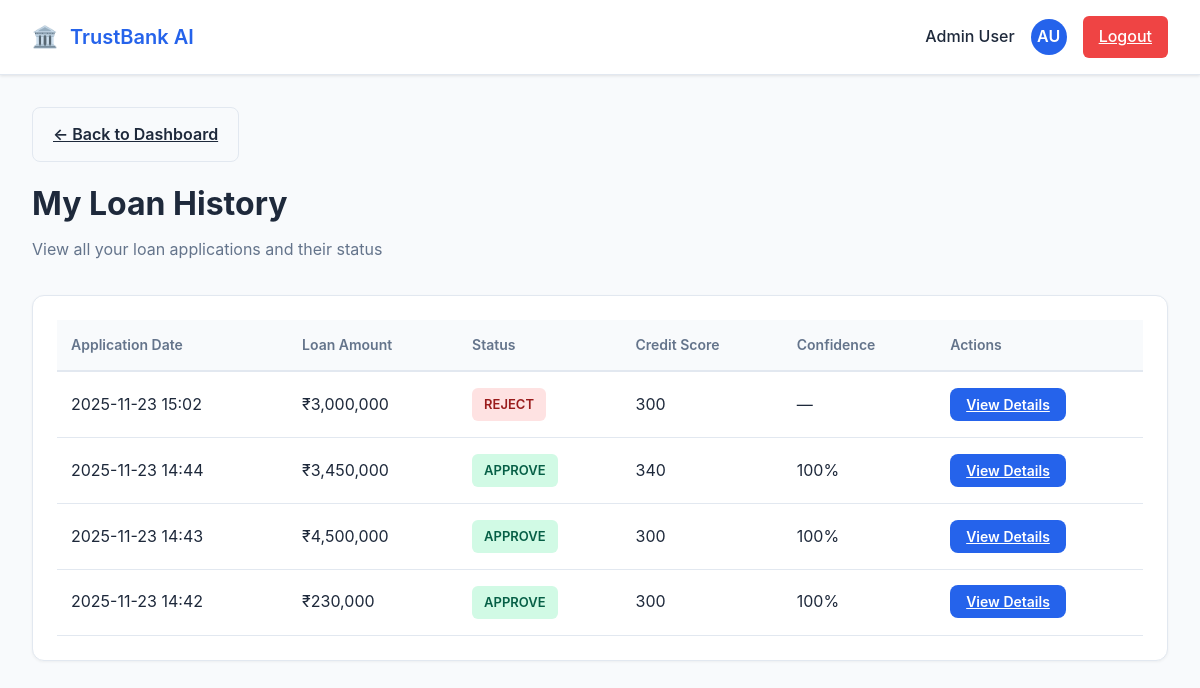
The page /loan-history (signed in) on the database its author committed.
### models.py (models this page shows, shortened)
class User(db.Model):
    id = db.Column(db.Integer, primary_key=True)
    name = db.Column(db.String(100), nullable=False)
    email = db.Column(db.String(120), unique=True, nullable=False)
    password_hash = db.Column(db.String(128))
    is_admin = db.Column(db.Boolean, default=False)
    loans = db.relationship('LoanApplication', backref='user', lazy=True)

class LoanApplication(db.Model):
    id = db.Column(db.Integer, primary_key=True)
    user_id = db.Column(db.Integer, db.ForeignKey('user.id'), nullable=False)
    amount = db.Column(db.Float, nullable=False)
    income = db.Column(db.Float, nullable=False)
    credit_score = db.Column(db.Integer, nullable=False)
    employment_years = db.Column(db.Float, nullable=False)
    debt_to_income = db.Column(db.Float, nullable=False)
    model_decision = db.Column(db.String(50))
    model_confidence = db.Column(db.Float)
    human_override = db.Column(db.String(50))
    explanation = db.Column(db.Text, nullable=True)  # Store rejection reasons or approval notes
    submitted_at = db.Column(db.DateTime, default=datetime.utcnow)

### app.py (the view)
@app.route('/loan-history')
def loan_history():
    if 'user_id' not in session:
        return redirect(url_for('login'))
    user = User.query.get(session['user_id'])
    if not user:
        return redirect(url_for('login'))
    loans = LoanApplication.query.filter_by(user_id=user.id).order_by(LoanApplication.submitted_at.desc()).all()
    return render_template('loan_history.html', user=user, loans=loans)

### app.py (called while the page is built)
@app.template_filter('initials')
def initials_filter(name):
    if not name:
        return 'U'
    parts = name.strip().split()
    if len(parts) >= 2:
        return (parts[0][0] + parts[-1][0]).upper()
    return name[:2].upper() if len(name) >= 2 else name[0].upper()

### templates/loan_history.html (shortened to what this page needs)
<!DOCTYPE html>
<html lang="en">
<head>
    <link rel="stylesheet" href="{{ url_for('static', filename='style.css') }}">
</head>
<body>
    <div class="header">
        <div class="header-content">
            <div class="logo">
                <span class="logo-icon">🏛️</span>
                <span>TrustBank AI</span>
            </div>
            <div class="user-info">
                <span class="user-name">{{ user.name }}</span>
                <div class="user-avatar">{{ user.name|initials }}</div>
                <a href="{{ url_for('logout') }}" class="btn-logout">Logout</a>
            </div>
        </div>
    </div>
    <div class="container">
        <a href="{{ url_for('dashboard') }}" class="btn btn-secondary" style="margin-bottom: 1rem; display: inline-block;">← Back to Dashboard</a>
        <h1 class="page-title">My Loan History</h1>
        <p class="page-subtitle">View all your loan applications and their status</p>
        {% if loans %}
        <div class="card">
            <table class="table">
                <thead>
                    <tr>
                        <th>Application Date</th>
                        <th>Loan Amount</th>
                        <th>Status</th>
                        <th>Credit Score</th>
                        <th>Confidence</th>
                        <th>Actions</th>
                    </tr>
                </thead>
                <tbody>
                    {% for loan in loans %}
                    <tr>
                        <td>{{ loan.submitted_at.strftime('%Y-%m-%d %H:%M') if loan.submitted_at else 'N/A' }}</td>
                        <td>₹{{ "{:,}".format(loan.amount|int) }}</td>
                        <td>
                            {% if loan.human_override %}
                                <span class="badge {% if loan.human_override == 'APPROVE' %}badge-success{% else %}badge-danger{% endif %}">
                                    {{ loan.human_override }}
                                </span>
                            {% elif loan.model_decision %}
                                <span class="badge {% if loan.model_decision == 'APPROVE' %}badge-success{% else %}badge-danger{% endif %}">
                                    {{ loan.model_decision }}
                                </span>
                            {% else %}
                                <span class="badge badge-warning">Pending</span>
                            {% endif %}
                        </td>
                        <td>{{ loan.credit_score }}</td>
                        <td>
                            {% if loan.model_confidence %}
                                {{ (loan.model_confidence * 100)|int }}%
                            {% else %}
                                —
                            {% endif %}
                        </td>
                        <td>
                            <a href="{{ url_for('loan_explanation', loan_id=loan.id) }}" class="btn btn-primary btn-small">View Details</a>
                        </td>
                    </tr>
                    {% endfor %}
                </tbody>
            </table>
        </div>
        {% endif %}
    </div>
</body>
</html>

### static/style.css (style rules this page uses)
* { margin: 0; padding: 0; box-sizing: border-box; }
:root { --primary: #2563eb; --primary-dark: #1e40af; --success: #10b981; --warning: #f59e0b; --danger: #ef4444; --bg-primary: #ffffff; --bg-secondary: #f8fafc; --text-primary: #1e293b; --text-secondary: #64748b; --border: #e2e8f0; }
body { font-family: -apple-system, BlinkMacSystemFont, 'Segoe UI', Roboto, sans-serif; background: var(--bg-secondary); color: var(--text-primary); line-height: 1.6; min-height: 100vh; }
.header { background: var(--bg-primary); border-bottom: 1px solid var(--border); padding: 1rem 2rem; box-shadow: 0 1px 3px rgba(0, 0, 0, 0.1); }
.header-content { max-width: 1400px; margin: 0 auto; display: flex; justify-content: space-between; align-items: center; }
.logo { display: flex; align-items: center; gap: 0.75rem; font-size: 1.25rem; font-weight: 600; color: var(--primary); }
.logo-icon { font-size: 1.3rem; }
.user-name { font-weight: 500; color: var(--text-primary); }
.user-info { display: flex; align-items: center; gap: 1rem; }
.user-avatar { width: 36px; height: 36px; border-radius: 50%; background: var(--primary); display: flex; align-items: center; justify-content: center; color: white; font-weight: 600; }
.btn-logout { padding: 0.5rem 1rem; background: var(--danger); color: white; border: none; border-radius: 6px; cursor: pointer; font-weight: 500; }
.container { max-width: 1400px; margin: 0 auto; padding: 2rem; }
.page-title { font-size: 2rem; font-weight: 700; margin-bottom: 0.5rem; }
.page-subtitle { color: var(--text-secondary); margin-bottom: 2rem; }
.btn { padding: 0.875rem 1.25rem; border: none; border-radius: 8px; font-weight: 600; cursor: pointer; transition: all 0.2s; font-size: 1rem; }
.btn-primary { background: var(--primary); color: white; }
.btn-secondary { background: var(--bg-secondary); color: var(--text-primary); border: 1px solid var(--border); }
.btn-small { padding: 0.5rem 1rem; font-size: 0.875rem; }
.card { background: white; border: 1px solid var(--border); border-radius: 12px; padding: 1.5rem; margin-bottom: 1.5rem; box-shadow: 0 1px 3px rgba(0, 0, 0, 0.05); }
.badge { display: inline-block; padding: 0.375rem 0.75rem; border-radius: 6px; font-size: 0.8125rem; font-weight: 600; }
.badge-success { background: #d1fae5; color: #065f46; }
.badge-danger { background: #fee2e2; color: #991b1b; }
.table { width: 100%; border-collapse: collapse; }
.table th { padding: 0.875rem; text-align: left; font-weight: 600; color: var(--text-secondary); font-size: 0.875rem; border-bottom: 2px solid var(--border); background: var(--bg-secondary); }
.table td { padding: 1rem 0.875rem; border-bottom: 1px solid var(--border); }

### rows shown on the page
User: name "Admin User", name|initials "AU"
LoanApplication: submitted_at "2025-11-23 15:02", amount "3,000,000", model_decision "REJECT", credit_score "300"
LoanApplication: submitted_at "2025-11-23 14:44", amount "3,450,000", model_decision "APPROVE", credit_score "340", (loan.model_confidence*100)|int "100"
LoanApplication: submitted_at "2025-11-23 14:43", amount "4,500,000", model_decision "APPROVE", credit_score "300", (loan.model_confidence*100)|int "100"
LoanApplication: submitted_at "2025-11-23 14:42", amount "230,000", model_decision "APPROVE", credit_score "300", (loan.model_confidence*100)|int "100"
